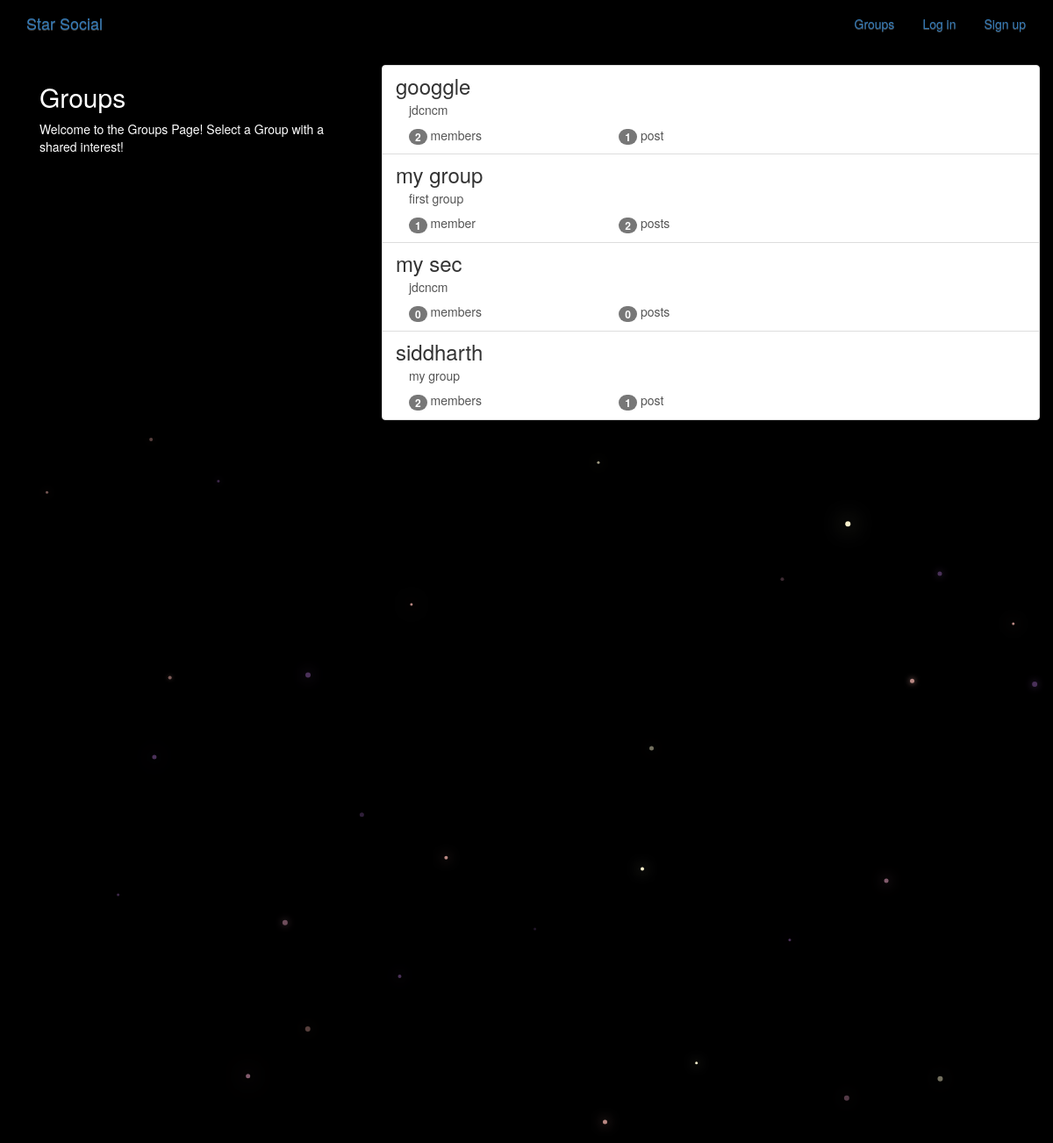
The page /groups/groups/ on the database its author committed.
### groups/models.py (models this page shows, shortened)
class Group(models.Model):
    name=models.CharField(max_length=255,unique=True)
    slug=models.SlugField(allow_unicode=True,unique=True)
    description=models.TextField(blank=True,default='')
    description_html=models.TextField(blank=True,default='',editable=False)
    members=models.ManyToManyField(User,through='GroupMember')
    class Meta:
        ordering=['name']

### groups/views.py (the view)
# urls.py: path('groups/',views.ListGroup.as_view(),name="all"),
class ListGroup(generic.ListView):
    model=Group

### groups/templates/groups/group_list.html (shortened to what this page needs)
{% extends "groups/group_base.html" %}
{% block pregroup %}
<div class="col-md-4">
	<div class="content">
			<h2>Groups</h2>
			<p>Welcome to the Groups Page! Select a Group with a shared interest!</p>
	</div>
</div>
{% endblock %}
{% block group_content %}
<div class="col-md-8">
	<div class="list-group">
		{% for group in object_list %}
		  <a class="list-group-item" href="{% url 'groups:single' slug=group.slug %}">
			     <h3 class="title list-group-item-heading">{{ group.name }}</h3>
			<div class="list-group-item-text container-fluid">
				{{ group.description_html|safe }}
				<div class="row">
					<div class="col-md-4">
						<span class="badge">{{ group.members.count }}</span> member{{ group.members.count|pluralize }}
					</div>
					<div class="col-md-4">
						<span class="badge">{{ group.posts.count }}</span> post{{ group.posts.count|pluralize }}
					</div>
				</div>
			</div>
		</a>
		{% endfor %}
	</div>
</div>
{% endblock %}

### static/simplesocial/css/master.css (style rules this page uses)
body { margin: 0; overflow: hidden; background-color: black; color:white; }

### rows shown on the page
Group: name "googgle", description_html "jdcncm", members.count "2", posts.count "1"
Group: name "my group", description_html "first group", members.count "1", posts.count "2"
Group: name "my sec", description_html "jdcncm", members.count "0", posts.count "0"
Group: name "siddharth", description_html "my group", members.count "2", posts.count "1"
